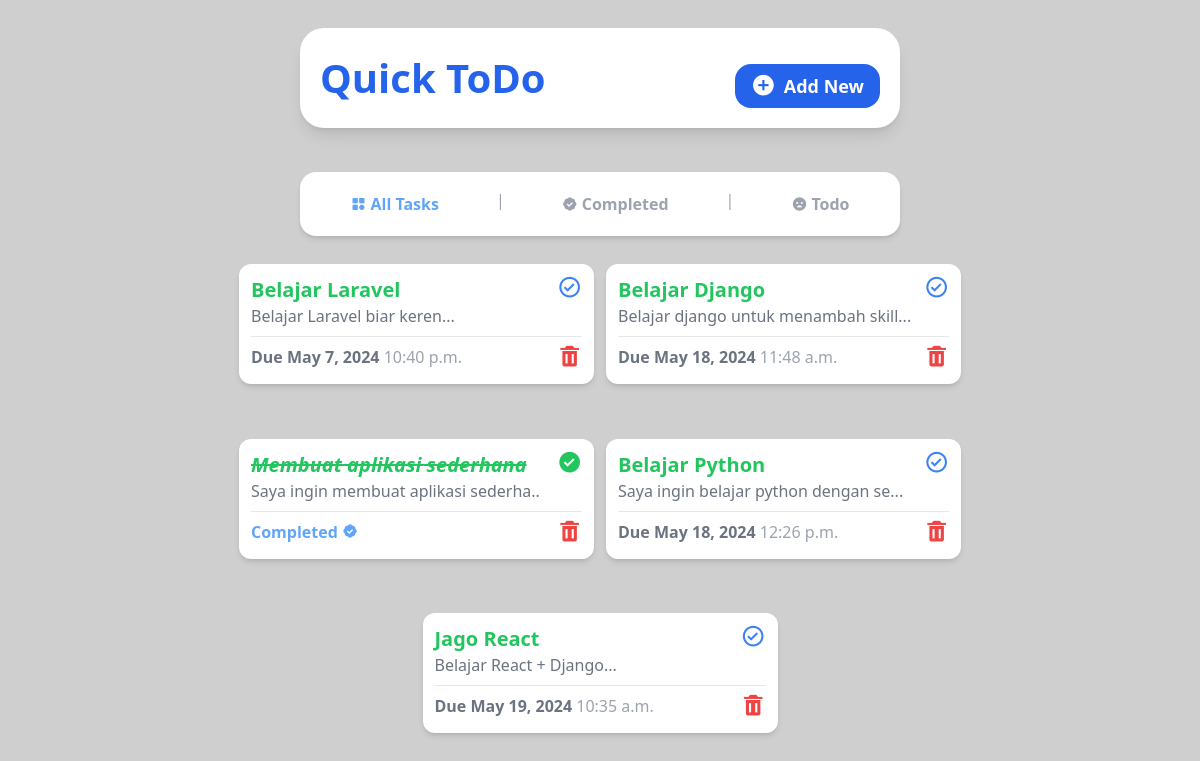
The app's page /, older data.
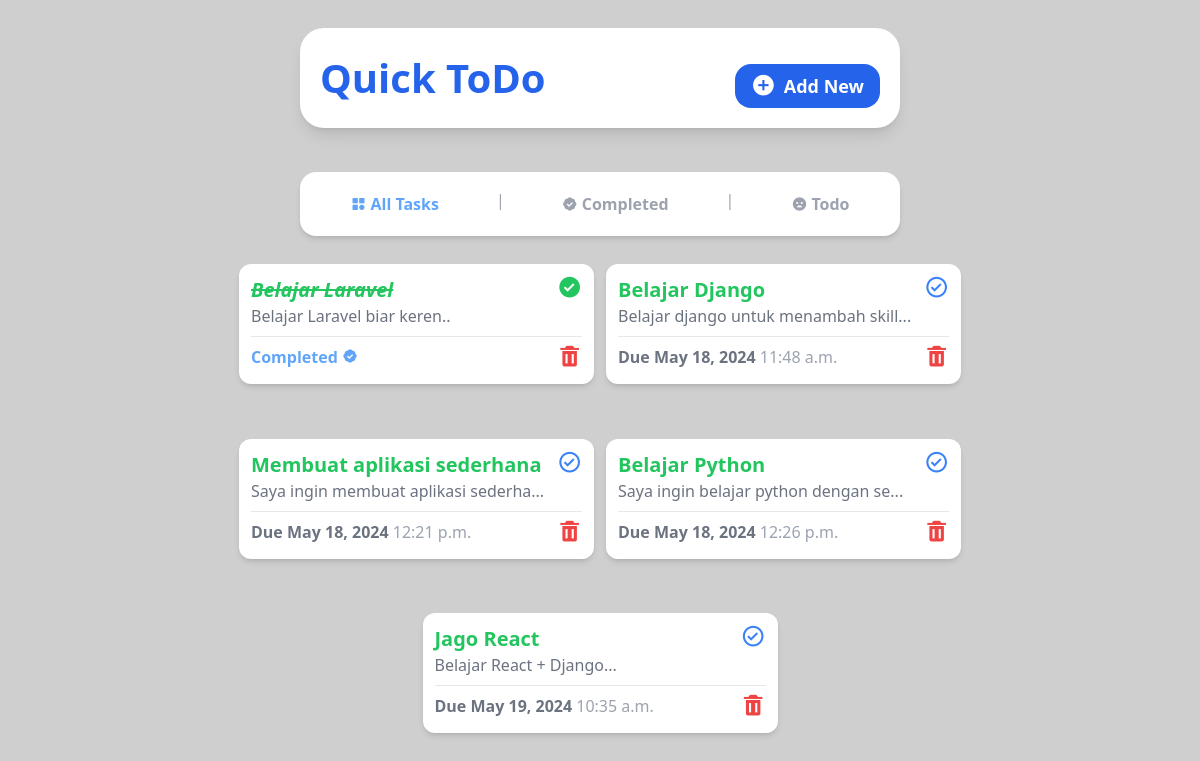
The same page, newer data.
### todolist/models.py (models this page shows, shortened)
class Todo(models.Model):
    title = models.CharField(max_length=45)
    desc = models.TextField(null=True, blank=True)
    due_date = models.DateField()
    due_time = models.TimeField()
    completed = models.BooleanField(default=False)

### todolist/views.py (the view)
# urls.py: path('', views.home, name = 'home'),
def home (req):
    todos = Todo.objects.all().order_by('due_date')
    return render(req, 'index.html',{
        'todos': todos,
    })

### todolist/templates/index.html
{% include "base.html" %}
{% include "home_nav.html" %}
{% block content %}
<section
  class="flex flex-1 flex-wrap justify-center gap-3 bg-[#fff0] w-10/12 md:w-11/12 h-full mb-3 rounded-2xl p-3 overflow-y-auto scrollbar-hide">
  {% for todo in todos %}
  {% if todo.completed %}
  <div
    class="w-[355px] flex flex-col shadow-md bg-white h-[120px] rounded-xl p-3">
    <div class="flex flex-row justify-between">
      <div>
        <a href="{% url 'task_detail' todo.id %}">
          <h1 class="text-green-500 font-semibold text-xl italic line-through">
            {{ todo.title }}
          </h1>
        </a>
        <p class="text-gray-500 text-md">
          {{ todo.desc | slice:":35" }}..
        </p>
      </div>
      <a href="{% url 'toggle_complete' todo.id %}">
        <i class="bx bxs-check-circle bx-sm text-green-500"></i>
      </a>
    </div>
    <hr class="border-t border-gray-200 my-2" />
    <div class="flex flex-row justify-between">
      <h2 class="text-blue-400 font-bold">
        Completed <i class="bx bxs-badge-check"></i>
      </h2>
      <a href="{% url 'delete' todo.id %}">
        <i class="bx bxs-trash bx-sm text-red-500"></i>
      </a>
    </div>
  </div>
  {% else %}
  <div
    class="w-[355px] flex flex-col shadow-md bg-white h-[120px] rounded-xl p-3">
    <div class="flex flex-row justify-between">
      <div>
        <a href="{% url 'task_detail' todo.id %}">
          <h1 class="text-green-500 font-semibold text-xl">
            {{ todo.title }}
          </h1>
        </a>
        <p class="text-gray-500 text-md">
          {{ todo.desc | slice:":35" }}...
        </p>
      </div>
      <a href="{% url 'toggle_complete' todo.id %}">
        <i class="bx bx-check-circle bx-sm text-blue-500"></i>
      </a>
    </div>
    <hr class="border-t border-gray-200 my-2" />
    <div class="flex flex-row justify-between">
      <h2 class="text-gray-500 font-bold">
        Due {{ todo.due_date }} <span class="font-medium text-gray-400">{{ todo.due_time }}</span>
      </h2>
      <a href="{% url 'delete' todo.id %}">
        <i class="bx bxs-trash bx-sm text-red-500"></i>
      </a>
    </div>
  </div>
  {% endif %}
  {% endfor %}
</section>
{% endblock content %}

### todolist_app/templates/base.html (shortened to what this page needs)
{% load static %}
<!DOCTYPE html>
<html lang="en">
  <head>
    <link
      href="https://unpkg.com/boxicons@2.1.4/css/boxicons.min.css"
      rel="stylesheet"
    />
    <link rel="stylesheet" href="{% static 'style.css' %}" />
  </head>
  <body
    class="bg-[#cfcfcf] flex flex-col items-center justify-center gap-4 h-screen"
  >
    <header
      class="bg-white shadow-lg w-10/12 h-auto rounded-3xl flex flex-col sm:flex-row justify-between items-center p-5 m-7 md:w-3/6"
    >
      <a href="{% url 'home' %}">
        <h1 class="text-blue-600 font-bold text-[40px]">Quick ToDo</h1>
      </a>
      <a
        class="bg-blue-600 py-2 px-4 text-white font-semibold rounded-2xl text-lg mt-4 flex items-center gap-2"
        href="{% url 'add_task' %}"
        ><i class="bx bxs-plus-circle bx-sm"></i> Add New</a
      >
    </header>
  </body>
</html>

### todolist_app/templates/home_nav.html
<nav
      class="bg-white transition-all-[1s] shadow-md w-10/12 rounded-2xl h-auto p-4 flex flex-row justify-around md:w-3/6"
    >
      <a
        href="{% url 'home' %}"
        class="text-blue-400 transition duration-300 ease-out hover:ease-in hover:text-blue-500 font-semibold py-1 px-3 flex items-center gap-1"
        ><i class="bx bxs-category"></i>All Tasks</a
      >
      <span class="text-gray-400">|</span>
      <a
        href="{% url 'completed' %}"
        class="font-semibold text-gray-400 py-1 px-3 flex items-center gap-1"
        ><i class="bx bxs-badge-check"></i>Completed</a
      >
      <span class="text-gray-400">|</span>
      <a
        href="{% url 'remaining' %}"
        class="font-semibold text-gray-400 py-1 px-3 flex items-center gap-1"
        ><i class="bx bxs-sad"></i>Todo</a
      >
</nav>

Row changes from the older to the newer data that the page shows:
changed Todo "Belajar Laravel": due_date "May 7, 2024" → (not shown); due_time "10:40 p.m." → (not shown); completed "... Due" → ".. Completed"
changed Todo "Membuat aplikasi sederhana": due_date (not shown) → "May 18, 2024"; due_time (not shown) → "12:21 p.m."; completed ".. Completed" → "... Due"
